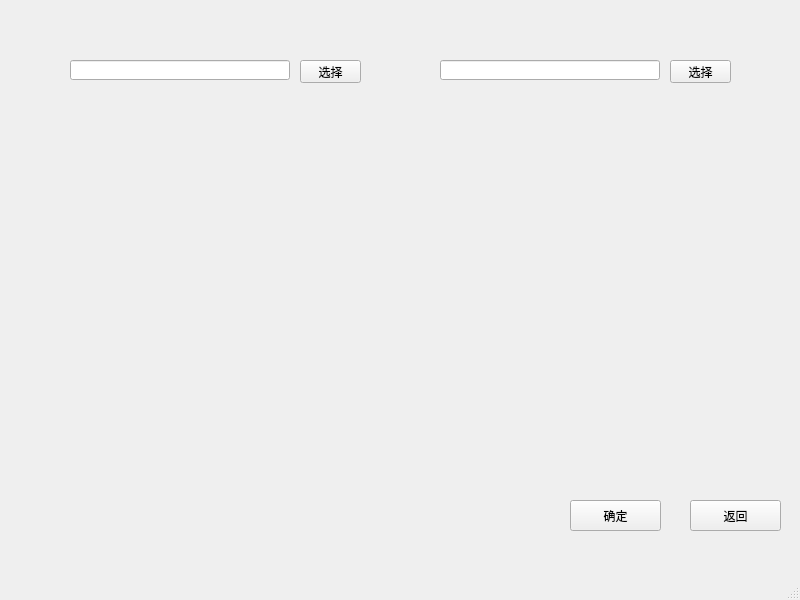
<?xml version="1.0" encoding="UTF-8"?>
<ui version="4.0">
 <class>MorphingSelect</class>
 <widget class="QMainWindow" name="MorphingSelect">
  <property name="geometry">
   <rect>
    <x>0</x>
    <y>0</y>
    <width>800</width>
    <height>600</height>
   </rect>
  </property>
  <property name="windowTitle">
   <string>MainWindow</string>
  </property>
  <widget class="QWidget" name="centralwidget">
   <widget class="QPushButton" name="backButton">
    <property name="geometry">
     <rect>
      <x>690</x>
      <y>500</y>
      <width>91</width>
      <height>31</height>
     </rect>
    </property>
    <property name="text">
     <string>返回</string>
    </property>
   </widget>
   <widget class="QLabel" name="label_1">
    <property name="geometry">
     <rect>
      <x>70</x>
      <y>110</y>
      <width>271</width>
      <height>321</height>
     </rect>
    </property>
    <property name="text">
     <string/>
    </property>
   </widget>
   <widget class="QLabel" name="label_2">
    <property name="geometry">
     <rect>
      <x>440</x>
      <y>110</y>
      <width>271</width>
      <height>321</height>
     </rect>
    </property>
    <property name="text">
     <string/>
    </property>
   </widget>
   <widget class="QLineEdit" name="lineEdit_1">
    <property name="geometry">
     <rect>
      <x>70</x>
      <y>60</y>
      <width>220</width>
      <height>20</height>
     </rect>
    </property>
   </widget>
   <widget class="QLineEdit" name="lineEdit_2">
    <property name="geometry">
     <rect>
      <x>440</x>
      <y>60</y>
      <width>220</width>
      <height>20</height>
     </rect>
    </property>
   </widget>
   <widget class="QPushButton" name="pushButton_1">
    <property name="geometry">
     <rect>
      <x>300</x>
      <y>60</y>
      <width>61</width>
      <height>23</height>
     </rect>
    </property>
    <property name="text">
     <string>选择</string>
    </property>
   </widget>
   <widget class="QPushButton" name="pushButton_2">
    <property name="geometry">
     <rect>
      <x>670</x>
      <y>60</y>
      <width>61</width>
      <height>23</height>
     </rect>
    </property>
    <property name="text">
     <string>选择</string>
    </property>
   </widget>
   <widget class="QPushButton" name="sureButton">
    <property name="geometry">
     <rect>
      <x>570</x>
      <y>500</y>
      <width>91</width>
      <height>31</height>
     </rect>
    </property>
    <property name="text">
     <string>确定</string>
    </property>
   </widget>
  </widget>
  <widget class="QMenuBar" name="menubar">
   <property name="geometry">
    <rect>
     <x>0</x>
     <y>0</y>
     <width>800</width>
     <height>23</height>
    </rect>
   </property>
  </widget>
  <widget class="QStatusBar" name="statusbar"/>
 </widget>
 <resources/>
 <connections/>
</ui>
